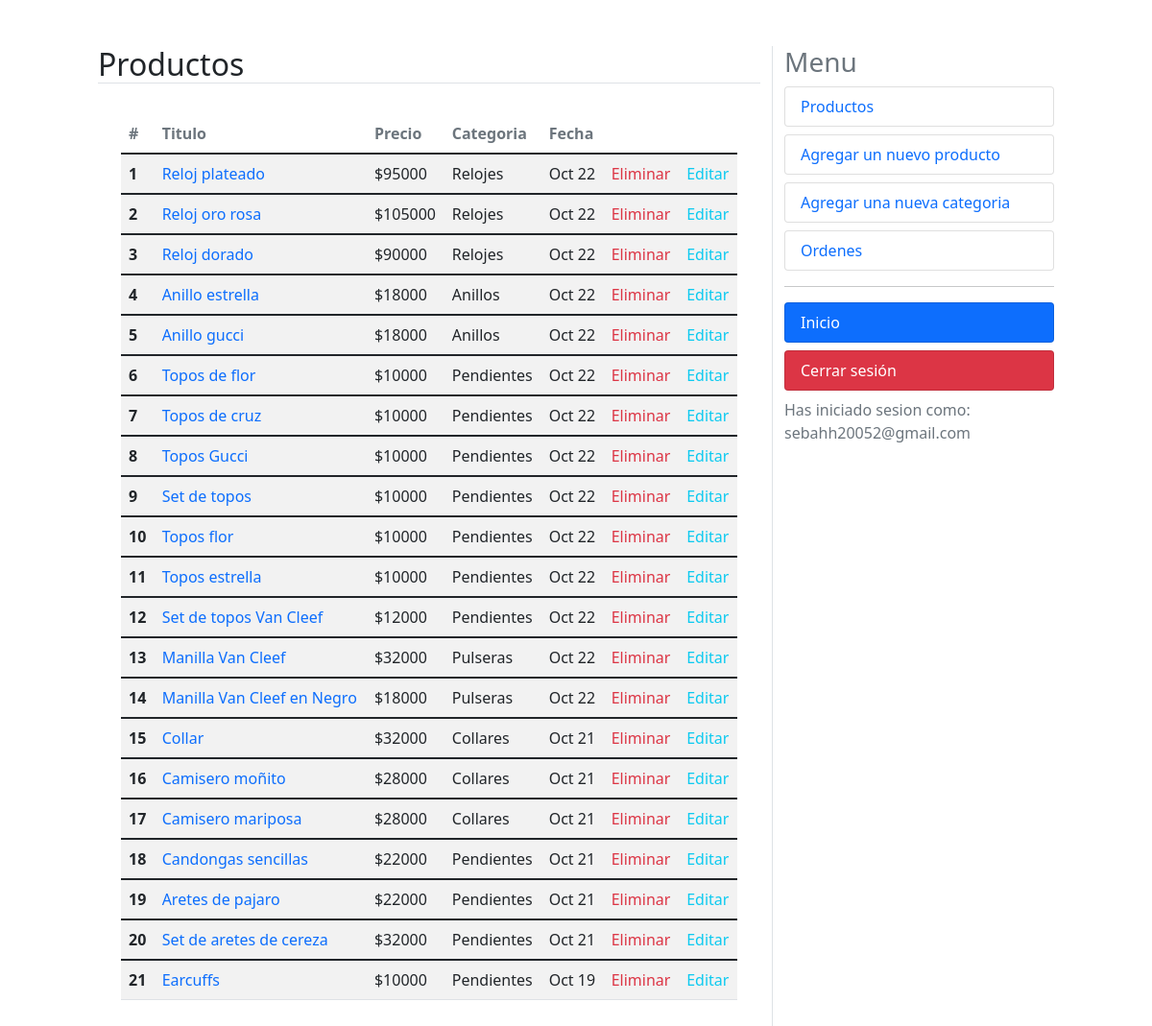
Before: /dashboard/products (signed in) with the older database file.
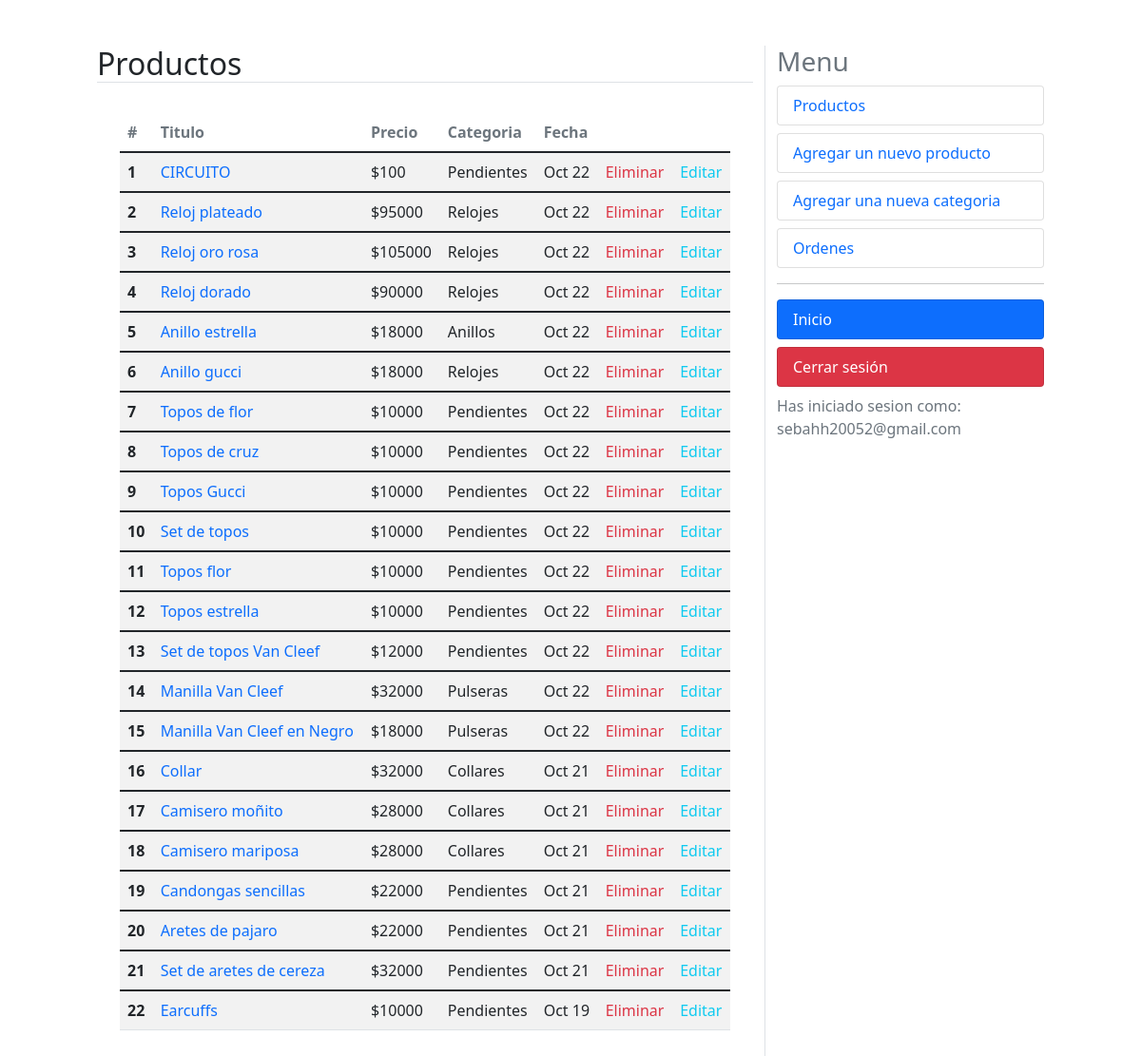
After: the same page with the newer database file.
### shop/models.py (models this page shows, shortened)
class Product(models.Model):
    category = models.ForeignKey(Category, on_delete=models.CASCADE, related_name='category')
    image = models.ImageField(upload_to='products')
    title = models.CharField(max_length=250)
    description = models.TextField()
    price = models.IntegerField()
    date_created = models.DateTimeField(auto_now_add=True)
    slug = models.SlugField(unique=True)
    stock = models.PositiveIntegerField(default=0)
    class Meta:
        ordering = ('-date_created',)
    def get_absolute_url(self):
        return reverse('shop:product_detail', kwargs={'slug':self.slug})

class Category(models.Model):
    title = models.CharField(max_length=200)
    sub_category = models.ForeignKey(
        'self', on_delete=models.CASCADE,
        related_name='sub_categories', null=True, blank=True
    )
    is_sub = models.BooleanField(default=False)
    slug = models.SlugField(max_length=200, unique=True)
    def __str__(self):
        return self.title

### dashboard/views.py (the view)
# urls.py: path('products', views.products, name='products'),
@user_passes_test(is_manager)
@login_required
def products(request):
    products = Product.objects.all()
    context = {'title':'Productos' ,'products':products}
    return render(request, 'products.html', context)

### cart/utils/cart.py (called while the page is built)
    def __iter__(self):
        product_ids = self.cart.keys()
        products = Product.objects.filter(id__in=product_ids)
        cart = self.cart.copy()
        for product in products:
            cart[str(product.id)]['product'] = product
        for item in cart.values():
            item['total_price'] = int(item['price']) * int(item['quantity'])
            yield item

    def add_cart_session(self):
        cart = self.session.get(CART_SESSION_ID)
        if not cart:
            cart = self.session[CART_SESSION_ID] = {}
        return cart

### dashboard/views.py (called while the page is built)
def is_manager(user):
    try:
        if not user.is_manager:
            raise Http404
        return True
    except:
        raise Http404

### online_shop/context_processors.py (called while the page is built)
def return_cart(request):
    cart = len(list(Cart(request)))
    return {'cart_count': cart}

def return_categories(request):
    categories = Category.objects.all()
    return {'categories': categories}

### dashboard/templates/products.html
{% extends "dashboard.html" %}
{% block content %}
<table class="table table-striped ">
    <thead class="text-muted">
        <tr>
            <th scope="col">#</th>
            <th scope="col">Titulo</th>
            <th scope="col">Precio</th>
            <th scope="col">Categoria</th>
            <th scope="col">Fecha</th>
            <th scope="col"></th>
            <th scope="col"></th>
        </tr>
    </thead>
    {% for product in products %}
    <tbody>
      <tr>
        <th scope="row">{{ forloop.counter }}</th>
        <td><a class="text-decoration-none" href="{{ product.get_absolute_url }}">{{ product.title }}</a></td>
        <td>${{ product.price }}</td>
        <td>{{ product.category }}</td>
        <td>{{ product.date_created|date:"M d" }}</td>
        <td><a class="text-danger text-decoration-none" href="{% url 'dashboard:delete_product' product.id %}">Eliminar</a></td>
        <td><a class="text-info text-decoration-none" href="{% url 'dashboard:edit_product' product.id %}">Editar</a></td>
      </tr>
    </tbody>
    {% endfor %}
</table>
{% endblock %}

Changed rows visible on the page:
added Product: title "CIRCUITO", price "100", category "Pendientes", date_created "Oct 22"
changed Product "Anillo gucci": category "Anillos" → "Relojes"
